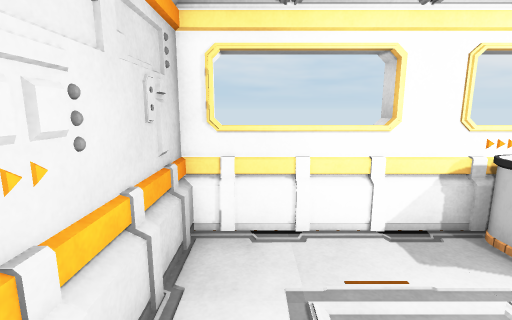
View 1 (above)

12 first-person views from a walk through a 3-D level made in the Unity game engine. The camera is 1.4 m above the floor, tilts 10° down and sees 85° across. The floor is counted in squares, 0.5 m on a side. Each view is taken from the middle of a square. On the plan, view 1 faces up. The plan holds only what a view shows up to about 19 squares ahead; the rest is blank. The player character is not drawn. Door leaves are left out, so doorways stand open. Some surface patterns are stand-ins.

View 2
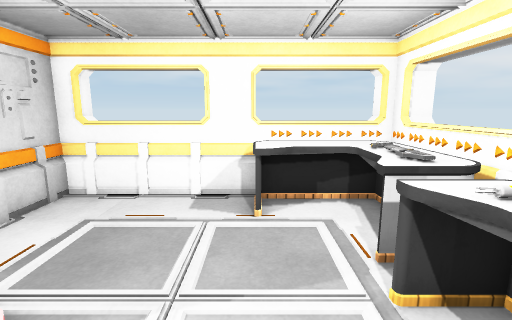

View 3
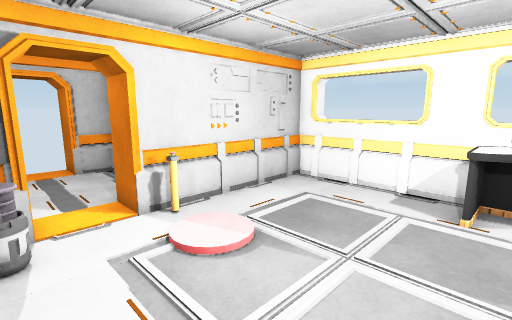

View 4
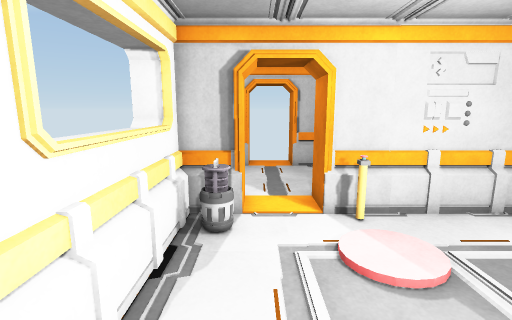

View 5
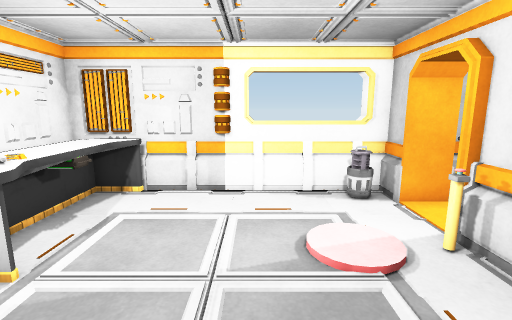

View 6
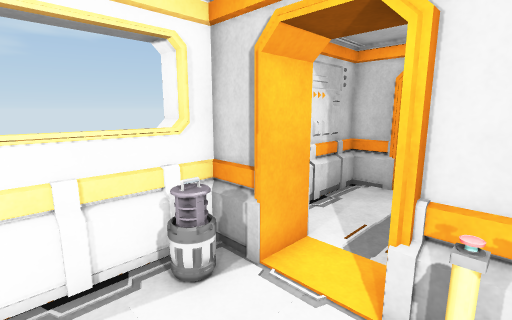

View 7
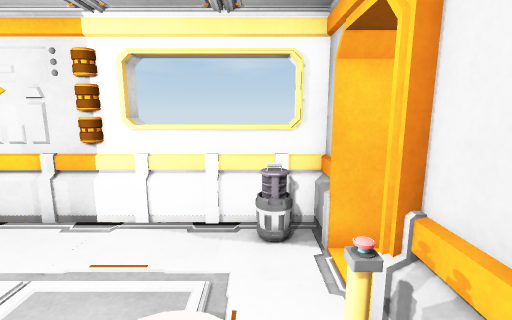

View 8
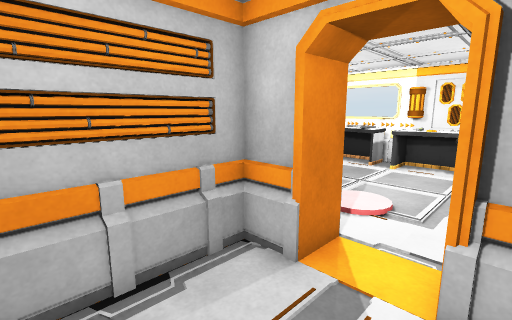

View 9
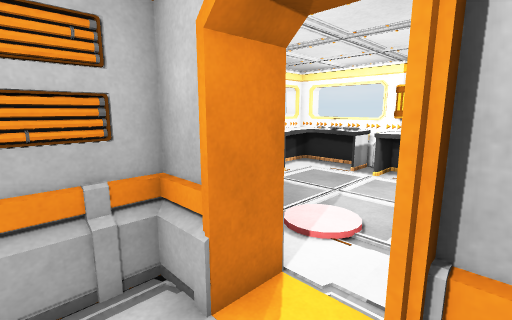

View 10
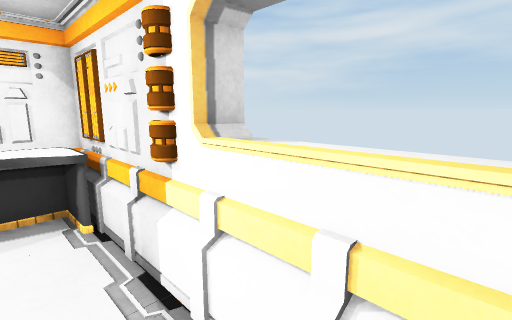

View 11
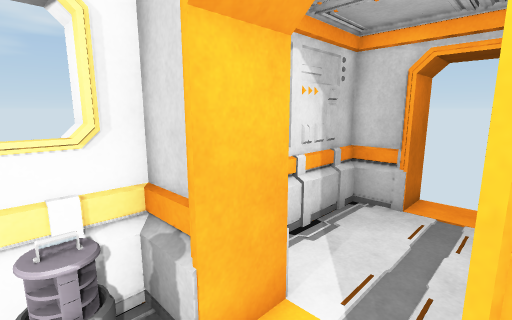

View 12
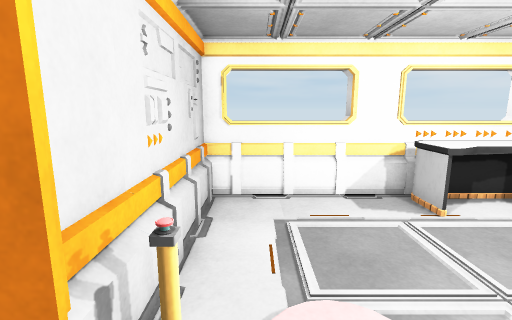

### Floor plan
Points are (right, up) in squares from view 1. A wall is a line through its corners. A room is listed if a view was taken in it or the views show most of it. See-through windows are left out.
Room 1 (views 1, 2, 3, 4, 5, 6, 7, 10, 11, 12)
walls: (4.6, 6.4) (-1.5, 6.4); (-1.5, -0.1) (-1.5, -1.1); (4.4, -5.2) (7.5, -5.2); (-1.5, -3.4) (-1.5, -4.9) (7.4, -4.9); (-1.8, -3.5) (-1.8, -5.2) (3.6, -5.2); (9.5, 6.7) (-1.8, 6.7) (-1.8, -0.9)
low walls: (3.1, -4.8) (3.1, -5.3); (-1.5, 4) (-1.5, 3.5); (5.2, -5.3) (5.2, -4.8); (-1.5, 5.8) (-1.5, 5.3)
ways out: open door at (-5.5, -2) to room 2
objects: other object (0, -4); other object (4, -5); other object (5, 2) to (9, 6); other object (7, -4) to (9, 1); other object (8, -5); other object (8, 2) to (8, 3); other object (8, 4); other object (9, -5)
Room 2 (views 8, 9)
walls: (-4.6, -5.2) (-4.1, -5.2); (-8.6, -3.5) (-8.6, -5.2) (-5.1, -5.2); (-3, -4.1) (-3, -3.4); (-2.7, -4.1) (-2.7, -3.6)
low walls: (-8.1, -4.9) (-4, -4.9)
ways out: open door at (-5.5, -2) to room 1

Positions as (right, up) in squares from view 1, and headings:
1: (0, 0), facing up
2: (5, -3), facing up
3: (6, -4), facing up-left
4: (6, -3), facing left
5: (3, 5), facing down
6: (2, 0), facing down-left
7: (0, 2), facing down
8: (-7, -4), facing up-right
9: (-5, -4), facing up-right
10: (0, -3), facing down-right
11: (0, -1), facing down-left
12: (0, -3), facing up
